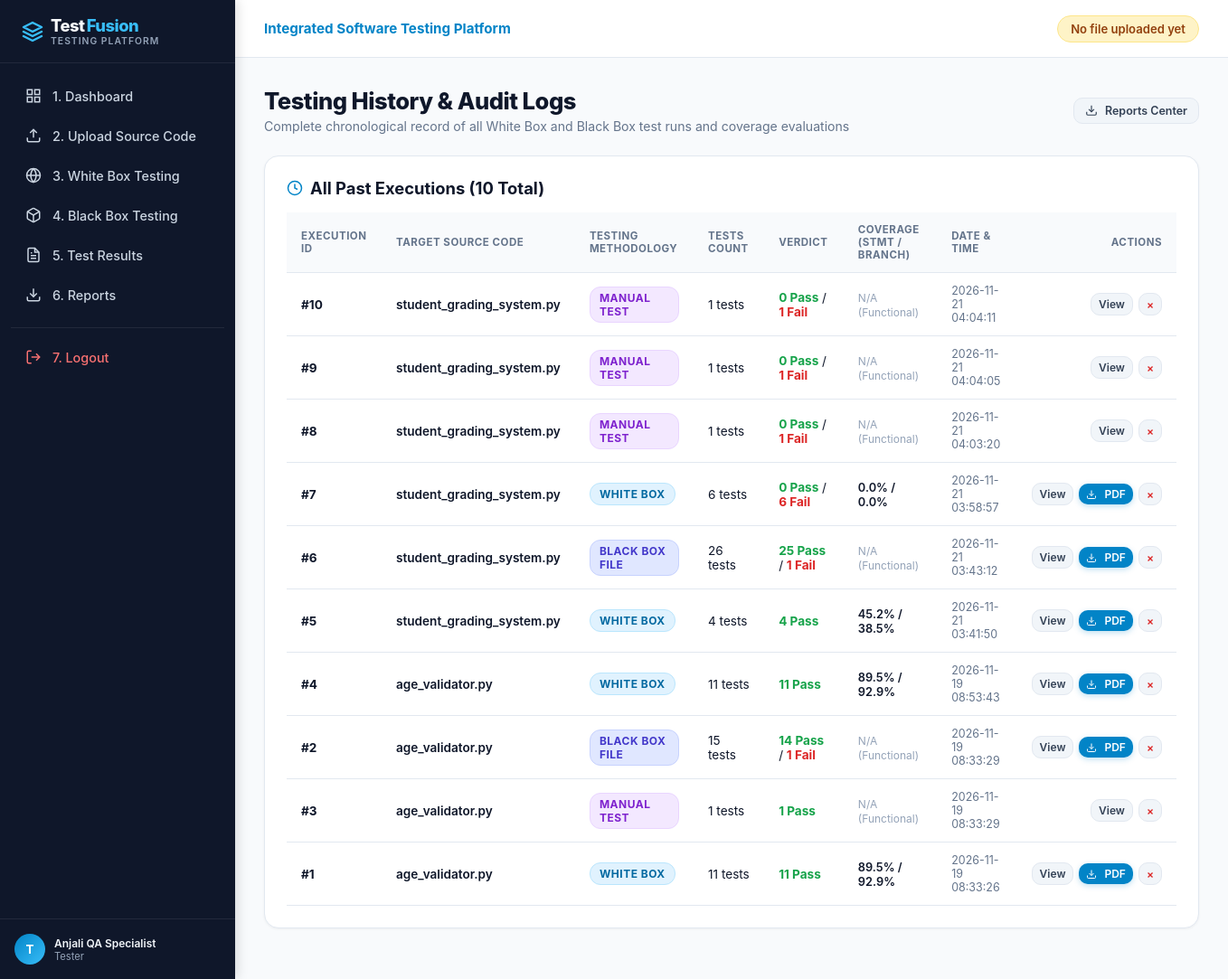
Page /history (signed in) on the earlier database version.
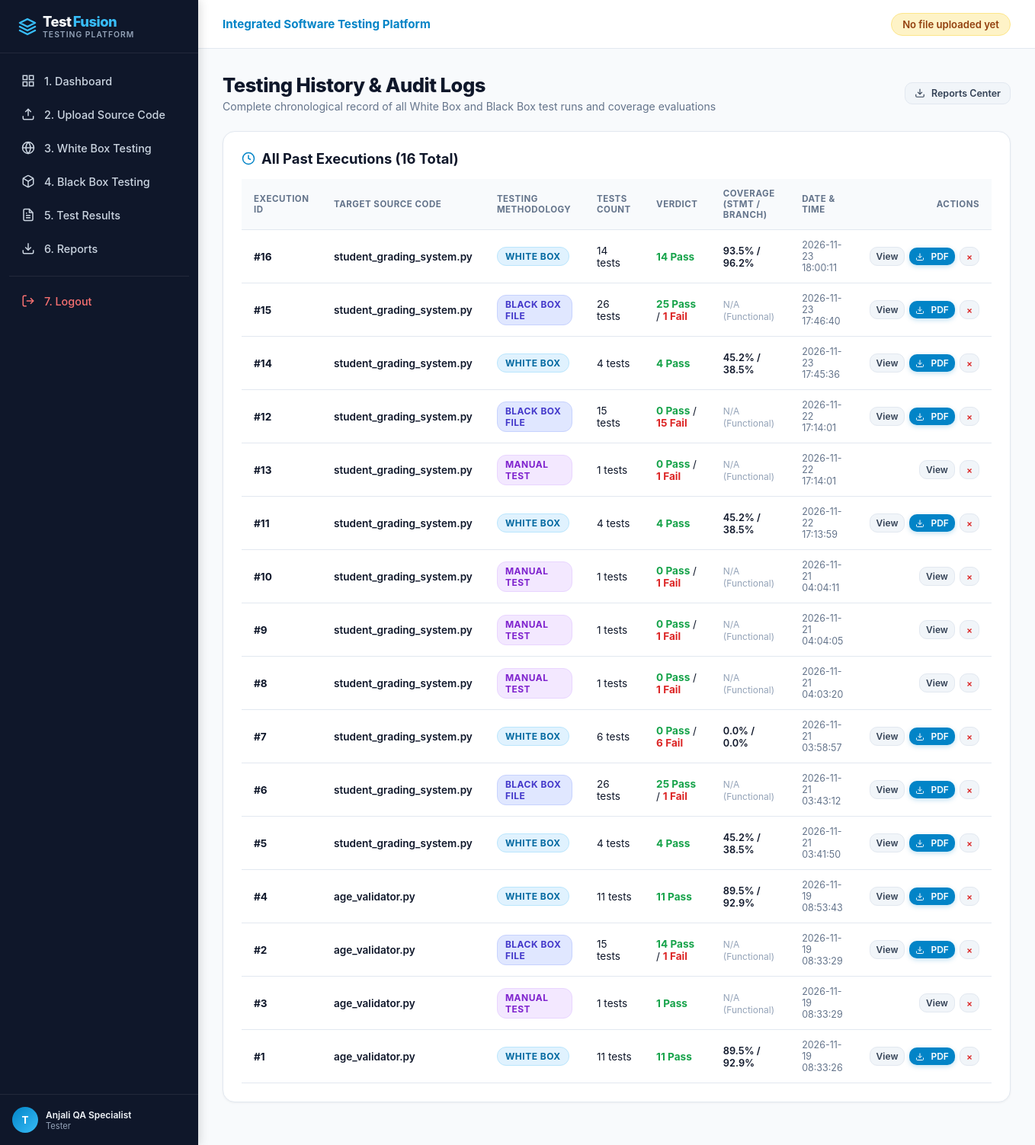
Same page on the later database version.
### tables this page shows
CREATE TABLE users (
    id INTEGER PRIMARY KEY AUTOINCREMENT,
    username TEXT UNIQUE NOT NULL,
    email TEXT UNIQUE NOT NULL,
    password_hash TEXT NOT NULL,
    full_name TEXT NOT NULL,
    role TEXT DEFAULT 'Tester',
    created_at TIMESTAMP DEFAULT CURRENT_TIMESTAMP
);

CREATE TABLE test_executions (
    id INTEGER PRIMARY KEY AUTOINCREMENT,
    user_id INTEGER NOT NULL,
    file_id INTEGER,
    test_type TEXT NOT NULL,
    total_tests INTEGER DEFAULT 0,
    passed_tests INTEGER DEFAULT 0,
    failed_tests INTEGER DEFAULT 0,
    statement_coverage REAL DEFAULT 0.0,
    branch_coverage REAL DEFAULT 0.0,
    total_statements INTEGER DEFAULT 0,
    covered_statements INTEGER DEFAULT 0,
    total_branches INTEGER DEFAULT 0,
    covered_branches INTEGER DEFAULT 0,
    duration_ms INTEGER DEFAULT 0,
    executed_lines TEXT DEFAULT '[]',
    missing_lines TEXT DEFAULT '[]',
    uncovered_branches TEXT DEFAULT '[]',
    pdf_report_path TEXT,
    executed_at TIMESTAMP DEFAULT CURRENT_TIMESTAMP,
    FOREIGN KEY (user_id) REFERENCES users(id) ON DELETE CASCADE,
    FOREIGN KEY (file_id) REFERENCES uploaded_files(id) ON DELETE SET NULL
);

CREATE TABLE uploaded_files (
    id INTEGER PRIMARY KEY AUTOINCREMENT,
    user_id INTEGER NOT NULL,
    filename TEXT NOT NULL,
    filepath TEXT NOT NULL,
    file_content TEXT NOT NULL,
    file_size INTEGER NOT NULL,
    uploaded_at TIMESTAMP DEFAULT CURRENT_TIMESTAMP,
    FOREIGN KEY (user_id) REFERENCES users(id) ON DELETE CASCADE
);

### app.py (the view)
@app.route('/history')
@login_required
def history():
    user_id = session['user_id']
    conn = get_db_connection()
    runs = conn.execute("""
        SELECT e.*, f.filename
        FROM test_executions e
        LEFT JOIN uploaded_files f ON e.file_id = f.id
        WHERE e.user_id = ?
        ORDER BY e.executed_at DESC
    """, (user_id,)).fetchall()
    conn.close()
    return render_template('history.html', runs=runs)

### app.py (called while the page is built)
def login_required(f):
    @wraps(f)
    def decorated_function(*args, **kwargs):
        if 'user_id' not in session:
            flash("Please log in to access the testing platform.", "warning")
            return redirect(url_for('login'))
        return f(*args, **kwargs)
    return decorated_function

def get_current_user():
    if 'user_id' not in session:
        return None
    conn = get_db_connection()
    user = conn.execute("SELECT id, username, email, full_name, role FROM users WHERE id = ?", (session['user_id'],)).fetchone()
    conn.close()
    return user

@app.context_processor
def inject_globals():
    return {
        'current_user': get_current_user(),
        'now': datetime.now()
    }

### database/db.py (called while the page is built)
def get_db_connection():
    conn = sqlite3.connect(DB_PATH)
    conn.row_factory = sqlite3.Row
    conn.execute("PRAGMA foreign_keys = ON;")
    return conn

### templates/history.html (shortened to what this page needs)
{% extends "base.html" %}
{% block content %}
<div class="page-header">
    <div>
        <h1 class="page-title">Testing History &amp; Audit Logs</h1>
        <p class="page-subtitle">Complete chronological record of all White Box and Black Box test runs and coverage evaluations</p>
    </div>
    <div style="display: flex; gap: 10px;">
        <a href="{{ url_for('reports') }}" class="btn btn-secondary btn-sm">
            <svg width="14" height="14" viewBox="0 0 24 24" fill="none" stroke="currentColor" stroke-width="2"><path d="M21 15v4a2 2 0 0 1-2 2H5a2 2 0 0 1-2-2v-4"></path><polyline points="7 10 12 15 17 10"></polyline><line x1="12" y1="15" x2="12" y2="3"></line></svg>
            Reports Center
        </a>
    </div>
</div>
<div class="content-card">
    <div style="display: flex; justify-content: space-between; align-items: center; margin-bottom: 16px;">
        <h2 class="card-title" style="margin-bottom: 0;">
            <svg width="18" height="18" viewBox="0 0 24 24" fill="none" stroke="#0284c7" stroke-width="2"><circle cx="12" cy="12" r="10"></circle><polyline points="12 6 12 12 16 14"></polyline></svg>
            All Past Executions ({{ runs | length }} Total)
        </h2>
    </div>
    <div class="table-responsive">
        <table class="custom-table">
            <thead>
                <tr>
                    <th>Execution ID</th>
                    <th>Target Source Code</th>
                    <th>Testing Methodology</th>
                    <th>Tests Count</th>
                    <th>Verdict</th>
                    <th>Coverage (Stmt / Branch)</th>
                    <th>Date &amp; Time</th>
                    <th style="text-align: right;">Actions</th>
                </tr>
            </thead>
            <tbody>
                {% for r in runs %}
                <tr>
                    <td><b>#{{ r['id'] }}</b></td>
                    <td>
                        <span style="font-weight: 600; color: #0f172a;">{{ r['filename'] or 'N/A' }}</span>
                    </td>
                    <td>
                        {% if r['test_type'] == 'WHITE_BOX' %}
                            <span class="badge badge-info">White Box</span>
                        {% elif r['test_type'] == 'BLACK_BOX_FILE' %}
                            <span class="badge" style="background:#e0e7ff; color:#4338ca; border:1px solid #c7d2fe;">Black Box File</span>
                        {% else %}
                            <span class="badge" style="background:#f3e8ff; color:#7e22ce; border:1px solid #e9d5ff;">Manual Test</span>
                        {% endif %}
                    </td>
                    <td>{{ r['total_tests'] }} tests</td>
                    <td>
                        <span style="color: #16a34a; font-weight: 700;">{{ r['passed_tests'] }} Pass</span>
                        {% if r['failed_tests'] > 0 %}
                            / <span style="color: #dc2626; font-weight: 700;">{{ r['failed_tests'] }} Fail</span>
                        {% endif %}
                    </td>
                    <td>
                        {% if r['test_type'] == 'WHITE_BOX' %}
                            <span style="font-size: 0.8rem; font-weight: 600;">
                                {{ r['statement_coverage'] | round(1) }}% / {{ r['branch_coverage'] | round(1) }}%
                            </span>
                        {% else %}
                            <span style="color: #94a3b8; font-size: 0.75rem;">N/A (Functional)</span>
                        {% endif %}
                    </td>
                    <td style="color: #64748b; font-size: 0.78rem;">{{ r['executed_at'] }}</td>
                    <td style="text-align: right;">
                        <div style="display: inline-flex; gap: 6px; align-items: center;">
                            <a href="{{ url_for('results', execution_id=r['id']) }}" class="btn btn-secondary btn-sm" style="padding: 4px 8px; font-size: 0.75rem;">
                                View
                            </a>
                            {% if r['pdf_report_path'] %}
                            <a href="{{ url_for('download_report', execution_id=r['id']) }}" class="btn btn-primary btn-sm" style="padding: 4px 8px; font-size: 0.75rem;" title="Download PDF">
                                <svg width="12" height="12" viewBox="0 0 24 24" fill="none" stroke="currentColor" stroke-width="2"><path d="M21 15v4a2 2 0 0 1-2 2H5a2 2 0 0 1-2-2v-4"></path><polyline points="7 10 12 15 17 10"></polyline><line x1="12" y1="15" x2="12" y2="3"></line></svg>
                                PDF
                            </a>
                            {% endif %}
                            <form action="{{ url_for('delete_execution', execution_id=r['id']) }}" method="POST" style="display: inline; margin: 0;" onsubmit="return confirm('Are you sure you want to delete execution record #{{ r['id'] }}?');">
                                <button type="submit" class="btn btn-secondary btn-sm" style="padding: 4px 8px; font-size: 0.75rem; color: #dc2626;" title="Delete Record">
                                    &times;
                                </button>
                            </form>
                        </div>
                    </td>
                </tr>
                {% else %}
                <tr>
                    <td colspan="8" style="text-align: center; color: #94a3b8; padding: 32px;">
                        No past testing executions found. Run tests to build your audit history.
                    </td>
                </tr>
                {% endfor %}
            </tbody>
        </table>
    </div>
</div>
{% endblock %}

### templates/base.html (shortened to what this page needs)
<!DOCTYPE html>
<html lang="en">
<head>
    <link rel="stylesheet" href="{{ url_for('static', filename='css/style.css') }}">
</head>
<body>
    <aside class="sidebar">
        <div class="sidebar-brand">
            <div>
                Test<span class="highlight">Fusion</span>
                <span class="sidebar-brand-subtitle">Testing Platform</span>
            </div>
        </div>
        <ul class="sidebar-menu">
            <li>
                <a href="{{ url_for('dashboard') }}" class="sidebar-link {% if request.endpoint == 'dashboard' %}active{% endif %}">
                    <svg viewBox="0 0 24 24" fill="none" stroke="currentColor" stroke-width="2"><rect x="3" y="3" width="7" height="7"></rect><rect x="14" y="3" width="7" height="7"></rect><rect x="14" y="14" width="7" height="7"></rect><rect x="3" y="14" width="7" height="7"></rect></svg>
                    <span>1. Dashboard</span>
                </a>
            </li>
            <li>
                <a href="{{ url_for('upload') }}" class="sidebar-link {% if request.endpoint == 'upload' %}active{% endif %}">
                    <svg viewBox="0 0 24 24" fill="none" stroke="currentColor" stroke-width="2"><path d="M21 15v4a2 2 0 0 1-2 2H5a2 2 0 0 1-2-2v-4"></path><polyline points="17 8 12 3 7 8"></polyline><line x1="12" y1="3" x2="12" y2="15"></line></svg>
                    <span>2. Upload Source Code</span>
                </a>
            </li>
            <li>
                <a href="{{ url_for('whitebox') }}" class="sidebar-link {% if request.endpoint == 'whitebox' %}active{% endif %}">
                    <svg viewBox="0 0 24 24" fill="none" stroke="currentColor" stroke-width="2"><circle cx="12" cy="12" r="10"></circle><path d="M12 2a14.5 14.5 0 0 0 0 20 14.5 14.5 0 0 0 0-20"></path><path d="M2 12h20"></path></svg>
                    <span>3. White Box Testing</span>
                </a>
            </li>
            <li>
                <a href="{{ url_for('blackbox') }}" class="sidebar-link {% if request.endpoint == 'blackbox' %}active{% endif %}">
                    <span>4. Black Box Testing</span>
                </a>
            </li>
            <li>
                <a href="{{ url_for('results') }}" class="sidebar-link {% if request.endpoint == 'results' %}active{% endif %}">
                    <span>5. Test Results</span>
                </a>
            </li>
            <li>
                <a href="{{ url_for('reports') }}" class="sidebar-link {% if request.endpoint == 'reports' %}active{% endif %}">
                    <svg viewBox="0 0 24 24" fill="none" stroke="currentColor" stroke-width="2"><path d="M21 15v4a2 2 0 0 1-2 2H5a2 2 0 0 1-2-2v-4"></path><polyline points="7 10 12 15 17 10"></polyline><line x1="12" y1="15" x2="12" y2="3"></line></svg>
                    <span>6. Reports</span>
                </a>
            </li>
            <li style="margin-top: 16px; border-top: 1px solid rgba(255,255,255,0.08); padding-top: 12px;">
                <a href="{{ url_for('logout') }}" class="sidebar-link" style="color: #f87171;">
                    <svg viewBox="0 0 24 24" fill="none" stroke="currentColor" stroke-width="2"><path d="M9 21H5a2 2 0 0 1-2-2V5a2 2 0 0 1 2-2h4"></path><polyline points="16 17 21 12 16 7"></polyline><line x1="21" y1="12" x2="9" y2="12"></line></svg>
                    <span>7. Logout</span>
                </a>
            </li>
        </ul>
        <div class="sidebar-footer">
            <div class="user-badge">
                <div class="user-avatar">
                    {{ current_user['username'][0].upper() if current_user else 'U' }}
                </div>
                <div style="overflow: hidden;">
                    <div style="color: #f1f5f9; font-weight: 600; white-space: nowrap; text-overflow: ellipsis; overflow: hidden;">
                        {{ current_user['full_name'] if current_user else 'Guest User' }}
                    </div>
                    <div style="font-size: 0.7rem; color: #94a3b8;">{{ current_user['role'] if current_user else 'Tester' }}</div>
                </div>
            </div>
        </div>
    </aside>
    <div class="main-wrapper">
        <header class="top-navbar">
            <div style="display: flex; align-items: center; gap: 12px;">
                <span style="font-weight: 700; color: #0284c7; font-size: 0.95rem;">Integrated Software Testing Platform</span>
            </div>
            <div style="display: flex; align-items: center; gap: 16px;">
                {% if session.get('active_file_id') %}
                <div class="file-status-badge">
                    <span style="width: 8px; height: 8px; border-radius: 50%; background-color: #16a34a; display: inline-block;"></span>
                    <span>Target: <b>Python Active File</b></span>
                </div>
                {% else %}
                <div class="file-status-badge" style="background: #fef3c7; border-color: #fde68a; color: #92400e;">
                    <span>No file uploaded yet</span>
                </div>
                {% endif %}
            </div>
        </header>
        <main class="content-area">
            {% block content %}{% endblock %}
        </main>
    </div>
</body>
</html>

Differences in the rows shown:
added test_executions: id "16", filename "student_grading_system.py", test_type "WHITE BOX", total_tests "14", passed_tests "14", statement_coverage "93.5", branch_coverage "96.2", executed_at "2026-11-23 18:00:11"
added test_executions: id "15", filename "student_grading_system.py", test_type "BLACK BOX FILE", total_tests "26", passed_tests "25", failed_tests "1", executed_at "2026-11-23 17:46:40"
added test_executions: id "14", filename "student_grading_system.py", test_type "WHITE BOX", total_tests "4", passed_tests "4", statement_coverage "45.2", branch_coverage "38.5", executed_at "2026-11-23 17:45:36"
added test_executions: id "12", filename "student_grading_system.py", test_type "BLACK BOX FILE", total_tests "15", passed_tests "0", failed_tests "15", executed_at "2026-11-22 17:14:01"
added test_executions: id "13", filename "student_grading_system.py", test_type "MANUAL TEST", total_tests "1", passed_tests "0", failed_tests "1", executed_at "2026-11-22 17:14:01"
added test_executions: id "11", filename "student_grading_system.py", test_type "WHITE BOX", total_tests "4", passed_tests "4", statement_coverage "45.2", branch_coverage "38.5", executed_at "2026-11-22 17:13:59"
Other differences:
{{ runs | length }}: "10" → "16"
